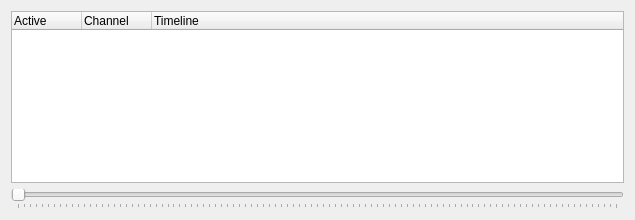
<?xml version="1.0" encoding="UTF-8"?>
<ui version="4.0">
 <class>TimelineWidget</class>
 <widget class="QWidget" name="TimelineWidget">
  <property name="geometry">
   <rect>
    <x>0</x>
    <y>0</y>
    <width>635</width>
    <height>220</height>
   </rect>
  </property>
  <property name="windowTitle">
   <string>Timeline</string>
  </property>
  <layout class="QVBoxLayout" name="verticalLayout">
   <item>
    <widget class="QTreeWidget" name="channelsWidget">
     <property name="contextMenuPolicy">
      <enum>Qt::CustomContextMenu</enum>
     </property>
     <property name="editTriggers">
      <set>QAbstractItemView::SelectedClicked</set>
     </property>
     <property name="showDropIndicator" stdset="0">
      <bool>false</bool>
     </property>
     <property name="selectionMode">
      <enum>QAbstractItemView::MultiSelection</enum>
     </property>
     <attribute name="headerDefaultSectionSize">
      <number>70</number>
     </attribute>
     <attribute name="headerMinimumSectionSize">
      <number>30</number>
     </attribute>
     <column>
      <property name="text">
       <string>Active</string>
      </property>
     </column>
     <column>
      <property name="text">
       <string>Channel</string>
      </property>
     </column>
     <column>
      <property name="text">
       <string>Timeline</string>
      </property>
     </column>
    </widget>
   </item>
   <item>
    <widget class="QSlider" name="visualTimeSlider">
     <property name="maximum">
      <number>10000</number>
     </property>
     <property name="orientation">
      <enum>Qt::Horizontal</enum>
     </property>
     <property name="tickPosition">
      <enum>QSlider::TicksBelow</enum>
     </property>
     <property name="tickInterval">
      <number>100</number>
     </property>
    </widget>
   </item>
  </layout>
  <action name="actionRemoveChannels">
   <property name="text">
    <string>Remove channels</string>
   </property>
  </action>
 </widget>
 <resources>
  <include location="../../../core/ui/Icons.qrc"/>
 </resources>
 <connections>
  <connection>
   <sender>actionRemoveChannels</sender>
   <signal>triggered()</signal>
   <receiver>TimelineWidget</receiver>
   <slot>removeSelectedChannels()</slot>
   <hints>
    <hint type="sourcelabel">
     <x>-1</x>
     <y>-1</y>
    </hint>
    <hint type="destinationlabel">
     <x>317</x>
     <y>109</y>
    </hint>
   </hints>
  </connection>
  <connection>
   <sender>channelsWidget</sender>
   <signal>customContextMenuRequested(QPoint)</signal>
   <receiver>TimelineWidget</receiver>
   <slot>showChannelsTreeContextMenu(QPoint)</slot>
   <hints>
    <hint type="sourcelabel">
     <x>317</x>
     <y>97</y>
    </hint>
    <hint type="destinationlabel">
     <x>317</x>
     <y>109</y>
    </hint>
   </hints>
  </connection>
  <connection>
   <sender>visualTimeSlider</sender>
   <signal>valueChanged(int)</signal>
   <receiver>TimelineWidget</receiver>
   <slot>timeSliderChanged(int)</slot>
   <hints>
    <hint type="sourcelabel">
     <x>317</x>
     <y>201</y>
    </hint>
    <hint type="destinationlabel">
     <x>317</x>
     <y>109</y>
    </hint>
   </hints>
  </connection>
 </connections>
 <slots>
  <signal>offsetChanged(double)</signal>
  <signal>timeChanged(double)</signal>
  <signal>lengthChanged(double)</signal>
  <slot>timeSliderChanged(int)</slot>
  <slot>removeSelectedChannels()</slot>
  <slot>setTime(double)</slot>
  <slot>showChannelsTreeContextMenu(QPoint)</slot>
  <slot>timeChanged(QTime)</slot>
  <slot>scaleChanged(double)</slot>
  <slot>playbackDirectionChanged(int)</slot>
  <slot>toBegin()</slot>
  <slot>toEnd()</slot>
  <slot>play(bool)</slot>
  <slot>stop()</slot>
 </slots>
</ui>
